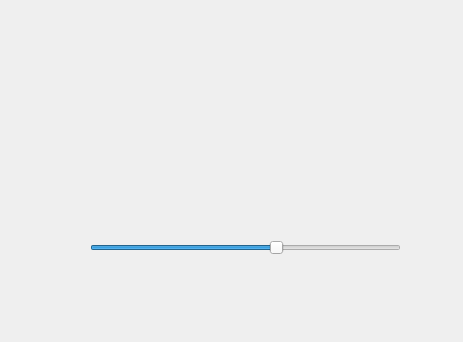
<?xml version="1.0" encoding="UTF-8"?>
<ui version="4.0">
 <class>Widget</class>
 <widget class="QWidget" name="Widget">
  <property name="geometry">
   <rect>
    <x>0</x>
    <y>0</y>
    <width>463</width>
    <height>342</height>
   </rect>
  </property>
  <property name="windowTitle">
   <string>Widget</string>
  </property>
  <widget class="TBattery" name="tBattery">
   <property name="geometry">
    <rect>
     <x>90</x>
     <y>60</y>
     <width>311</width>
     <height>141</height>
    </rect>
   </property>
  </widget>
  <widget class="QSlider" name="horizontalSlider">
   <property name="geometry">
    <rect>
     <x>90</x>
     <y>240</y>
     <width>311</width>
     <height>16</height>
    </rect>
   </property>
   <property name="value">
    <number>60</number>
   </property>
   <property name="orientation">
    <enum>Qt::Horizontal</enum>
   </property>
  </widget>
 </widget>
 <customwidgets>
  <customwidget>
   <class>TBattery</class>
   <extends>QWidget</extends>
   <header>tbattery.h</header>
  </customwidget>
 </customwidgets>
 <resources/>
 <connections/>
</ui>
